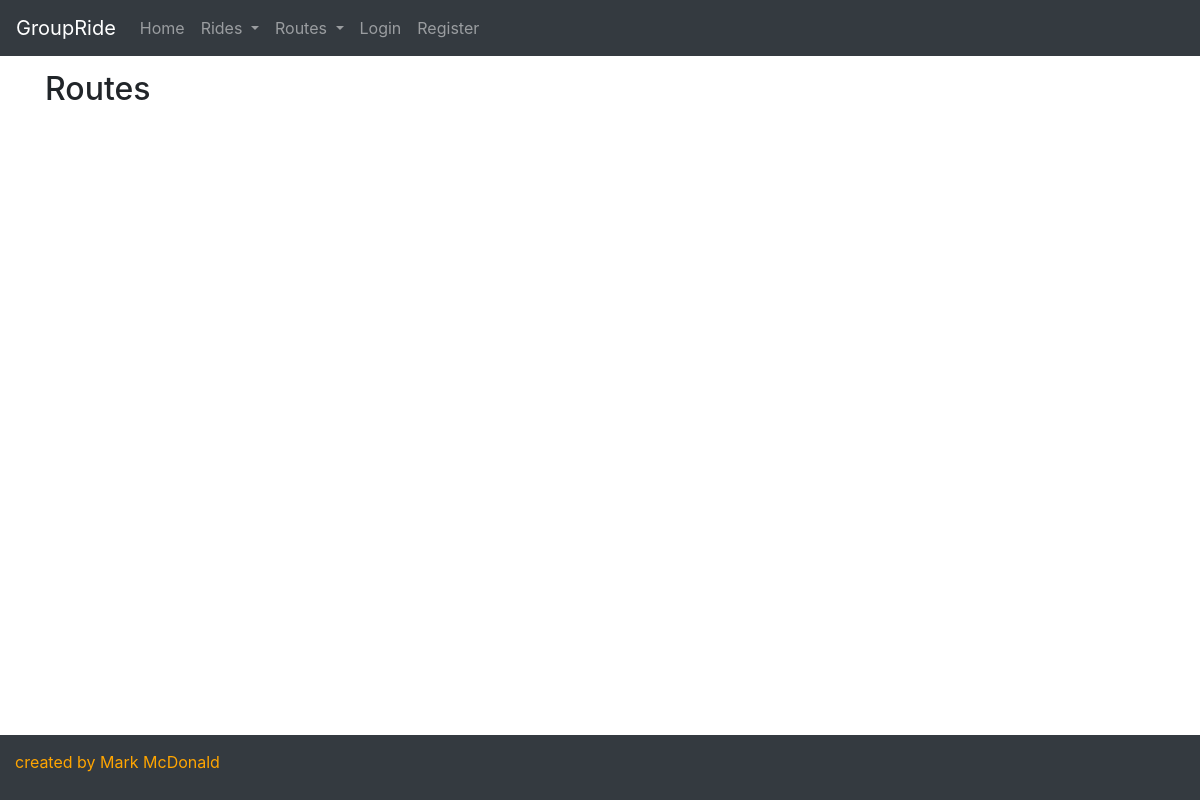
Before: /routes/ with the older database file.
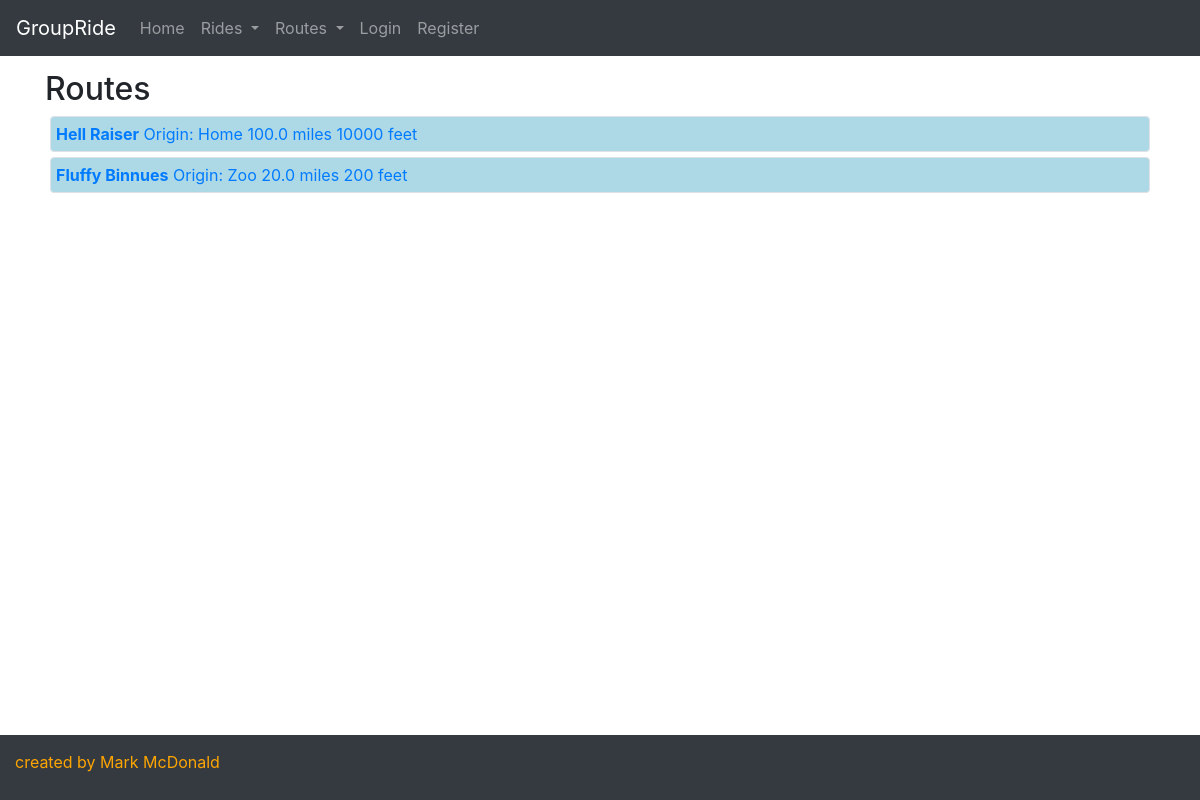
After: the same page with the newer database file.
### groupride/models.py (models this page shows, shortened)
class Route(models.Model):
    created_by = models.ForeignKey(User, on_delete = models.SET_NULL, blank = True, null = True, related_name = "created_routes")
    created_on = models.DateTimeField(auto_now_add = True, editable = False, blank = False)
    route_name = models.CharField(max_length = 256, blank = True, null = True)
    miles = models.DecimalField(max_digits = 6, decimal_places = 1, blank = True, null = True)
    vertical_feet = models.IntegerField(blank = True, null = True)
    origin = models.CharField(max_length = 64, blank = True, null = True)
    reviews = models.ManyToManyField(Review, blank = True)

### groupride/views.py (the view)
# urls.py: path("routes/", views.routes, name="routes"),
def routes(request):
    routes = Route.objects.values('id', 'route_name', 'origin', 'miles','vertical_feet')
    context = {'routes': routes,}
    return render(request, "groupride/routes.html", context)

### groupride/templates/groupride/routes.html (shortened to what this page needs)
{% extends 'groupride/template.html' %}
{% block body %}
  <div class="container">
    <h2>Routes</h2>
    <div class="panel-group">
    {% for route in routes %}
    <a href="/route/{{route.id}}">
      <div class="route_header border rounded">
        <span class=""><strong>{{route.route_name}}</strong></span>
        <span class="">Origin: {{route.origin}} </span>
        <span class="">{{route.miles}} miles</span>
        <span class="">{{route.vertical_feet}} feet</span>
      </div>
    </a>
    {% endfor %}
    </div>
  </div>
{% endblock %}

Changed rows visible on the page:
added Route: route_name "Hell Raiser", origin "Home", miles "100.0", vertical_feet "10000"
added Route: route_name "Fluffy Binnues", origin "Zoo", miles "20.0", vertical_feet "200"
